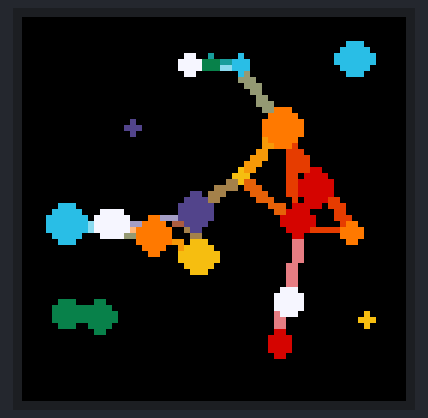
The program below on a simulated Raspberry Pi (BCM pin numbers). Shown: 64×64 colour display. Random numbers come from a fixed seed; what the program prints to the terminal is not drawn.

Above: at 0.02 s.
At 1.37 s:
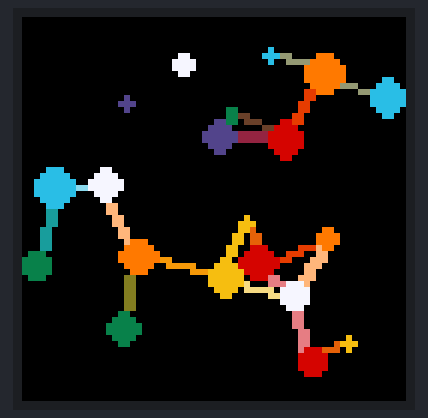
At 2.76 s:
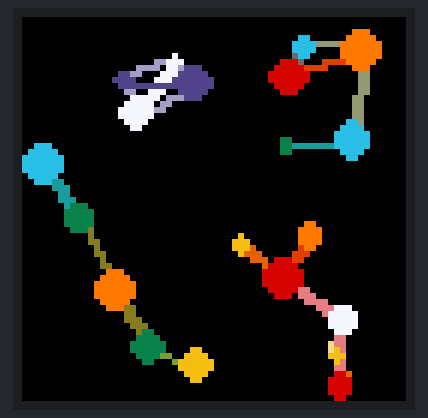
At 5.49 s:
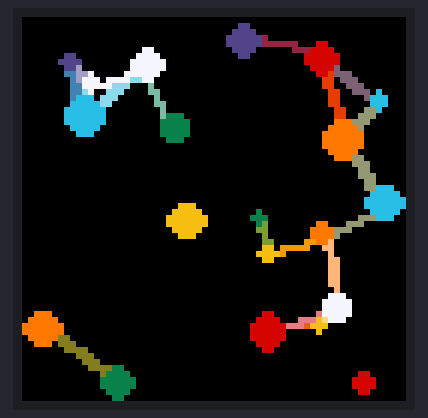
At 10.99 s:
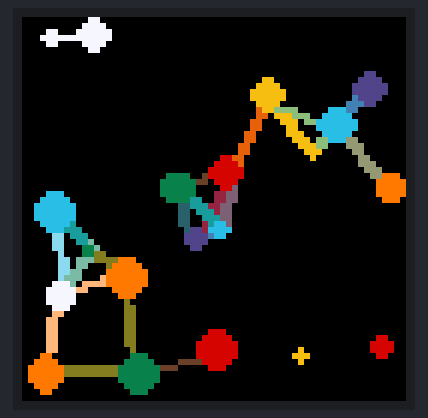
At 21.94 s:
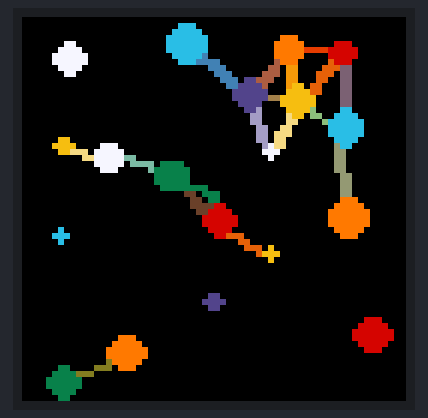

The program:

processing_gravity_circly.py
```python
#!/usr/bin/env python
# НАЗВАНИЕ: Гравитация кругов
# ОПИСАНИЕ: Движущиеся цветные круги с взаимодействием и соединительными линиями
# https://openprocessing.org/sketch/2642304
import time
import random
import platform

if platform.system() == "Windows":
    from RGBMatrixEmulator import RGBMatrix, RGBMatrixOptions
    graphics = None  # если нужно
else:
    from rgbmatrix import RGBMatrix, RGBMatrixOptions, graphics
from PIL import Image, ImageDraw

import math
# ==================== БЛОК НАСТРОЕК ====================
# Настройки матрицы
MATRIX_WIDTH = 64
MATRIX_HEIGHT = 64

# Настройки анимации
CIRCLE_COUNT = 20           # Количество кругов (рекомендуется 15-30)
CIRCLE_SIZE_MIN = 0.02      # Минимальный размер круга (относительно ширины матрицы)
CIRCLE_SIZE_MAX = 0.1      # Максимальный размер круга (относительно ширины матрицы)
CIRCLE_SPEED_MIN = -0.3     # Минимальная скорость движения
CIRCLE_SPEED_MAX = 0.3      # Максимальная скорость движения

# Настройки мостов между кругами
DRAW_BRIDGES = True         # Рисовать ли мосты между кругами
BRIDGE_THICKNESS = 2        # Толщина линии моста в пикселях (1-5)
BRIDGE_MAX_DISTANCE = 30    # Максимальное расстояние для создания моста (в пикселях)
BRIDGE_MIN_DISTANCE = 0     # Минимальное расстояние для создания моста (в пикселях)
BRIDGE_ZONE_RADIUS = 0.15   # Радиус зоны вокруг круга для создания мостов (относительно размера матрицы)

# Настройки физики
COLLISION_FORCE = 0.01      # Сила отталкивания при столкновении (0.001-0.05)

# Скорость анимации
FPS = 30                    # Кадров в секунду (10-30)

# Цветовая палитра
COLORS = ['#08804e', '#f0bd15', '#d10406', '#fd7800', '#2abde4', '#f3f7fa', '#574689']
BACKGROUND_COLOR = "#000000"

# ==================== КОНЕЦ БЛОКА НАСТРОЕК ====================

# Конфигурация для матрицы
options = RGBMatrixOptions()
options.rows = MATRIX_HEIGHT
options.cols = MATRIX_WIDTH
options.chain_length = 1
options.parallel = 1
# options.hardware_mapping = 'regular'
options.hardware_mapping = 'adafruit-hat'

matrix = RGBMatrix(options=options)

# Класс для движущихся кругов
class Mover:
    def __init__(self, x, y, d, clr):
        self.x = x
        self.y = y
        self.d = d
        self.clr = clr
        self.vx = random.uniform(CIRCLE_SPEED_MIN, CIRCLE_SPEED_MAX)
        self.vy = random.uniform(CIRCLE_SPEED_MIN, CIRCLE_SPEED_MAX)

    def move(self, width, height):
        self.x += self.vx
        self.y += self.vy
        radius = self.d / 2

        if self.x < radius or self.x > width - radius:
            self.vx *= -1
        if self.y < radius or self.y > height - radius:
            self.vy *= -1

        self.x = max(radius, min(width - radius, self.x))
        self.y = max(radius, min(height - radius, self.y))

# Инициализация кругов
circles = []

print(f"Инициализация {CIRCLE_COUNT} кругов...")
for i in range(CIRCLE_COUNT):
    x = MATRIX_WIDTH * random.uniform(0.1, 0.9)
    y = MATRIX_HEIGHT * random.uniform(0.1, 0.9)
    d = MATRIX_WIDTH * random.uniform(CIRCLE_SIZE_MIN, CIRCLE_SIZE_MAX)
    clr = COLORS[i % len(COLORS)]
    circles.append(Mover(x, y, d, clr))

def hex_to_rgb(hex_color):
    hex_color = hex_color.lstrip('#')
    return tuple(int(hex_color[i:i+2], 16) for i in (0, 2, 4))

def draw_bridge(draw, x1, y1, d1, x2, y2, d2, clr1, clr2):
    """Рисует мост между двумя кругами с учётом всех настроек"""
    dx = x2 - x1
    dy = y2 - y1
    distance = math.sqrt(dx * dx + dy * dy)

    # Проверка: находится ли второй круг в зоне для создания моста
    if distance < BRIDGE_MIN_DISTANCE or distance > BRIDGE_MAX_DISTANCE:
        return

    # Дополнительная проверка с учётом радиуса зоны
    r = min(MATRIX_WIDTH, MATRIX_HEIGHT) * BRIDGE_ZONE_RADIUS
    r1 = d1 / 2
    r2 = d2 / 2
    R1 = r1 + r
    R2 = r2 + r

    if distance > R1 + R2 or distance == 0:
        return

    dirX = dx / distance
    dirY = dy / distance

    a = (R1 * R1 - R2 * R2 + distance * distance) / (2 * distance)
    underRoot = R1 * R1 - a * a

    if underRoot < 0:
        return

    h = math.sqrt(underRoot)

    midX = x1 + dirX * a
    midY = y1 + dirY * a

    perpX = -dirY * h
    perpY = dirX * h

    cx1 = midX + perpX
    cy1 = midY + perpY
    cx2 = midX - perpX
    cy2 = midY - perpY

    if math.sqrt((cx1-cx2)**2 + (cy1-cy2)**2) < r * 2:
        return

    # Рисование моста с заданной толщиной
    rgb1 = hex_to_rgb(clr1)
    rgb2 = hex_to_rgb(clr2)
    avg_color = tuple((c1 + c2) // 2 for c1, c2 in zip(rgb1, rgb2))

    draw.line([(x1, y1), (x2, y2)], fill=avg_color, width=BRIDGE_THICKNESS)

def generate_frame():
    img = Image.new('RGB', (MATRIX_WIDTH, MATRIX_HEIGHT), color=BACKGROUND_COLOR)
    draw = ImageDraw.Draw(img)

    # Рисуем мосты между кругами
    if DRAW_BRIDGES:
        for i in range(len(circles)):
            for j in range(i + 1, len(circles)):
                c1 = circles[i]
                c2 = circles[j]
                draw_bridge(draw, c1.x, c1.y, c1.d, c2.x, c2.y, c2.d, c1.clr, c2.clr)

    # Рисуем круги
    for c in circles:
        rgb = hex_to_rgb(c.clr)
        x0 = c.x - c.d/2
        y0 = c.y - c.d/2
        x1 = c.x + c.d/2
        y1 = c.y + c.d/2
        draw.ellipse([x0, y0, x1, y1], fill=rgb)

    # Двигаем круги
    for c in circles:
        c.move(MATRIX_WIDTH, MATRIX_HEIGHT)

    # Обработка коллизий
    for i in range(len(circles)):
        c1 = circles[i]
        for j in range(i + 1, len(circles)):
            c2 = circles[j]
            dx = c2.x - c1.x
            dy = c2.y - c1.y
            distance = math.sqrt(dx * dx + dy * dy)
            min_dist = c1.d + c2.d

            if distance < min_dist and distance > 0:
                force = (min_dist - distance) * COLLISION_FORCE
                nx = dx / distance
                ny = dy / distance
                c1.vx -= force * nx
                c1.vy -= force * ny
                c2.vx += force * nx
                c2.vy += force * ny

    return img

# Анимация
try:
    print(f"Запуск анимации ({FPS} FPS)...")
    print(f"Настройки мостов:")
    print(f"  - Толщина: {BRIDGE_THICKNESS} пикселей")
    print(f"  - Макс. расстояние: {BRIDGE_MAX_DISTANCE} пикселей")
    print(f"  - Мин. расстояние: {BRIDGE_MIN_DISTANCE} пикселей")
    print(f"  - Радиус зоны: {BRIDGE_ZONE_RADIUS} (относительно размера матрицы)")
    print("Press CTRL-C to stop.")
    frame_delay = 1.0 / FPS

    while True:
        frame = generate_frame()
        matrix.SetImage(frame.convert("RGB"))
        time.sleep(frame_delay)
except KeyboardInterrupt:
    print("\nExiting...")
    matrix.Clear()
```
